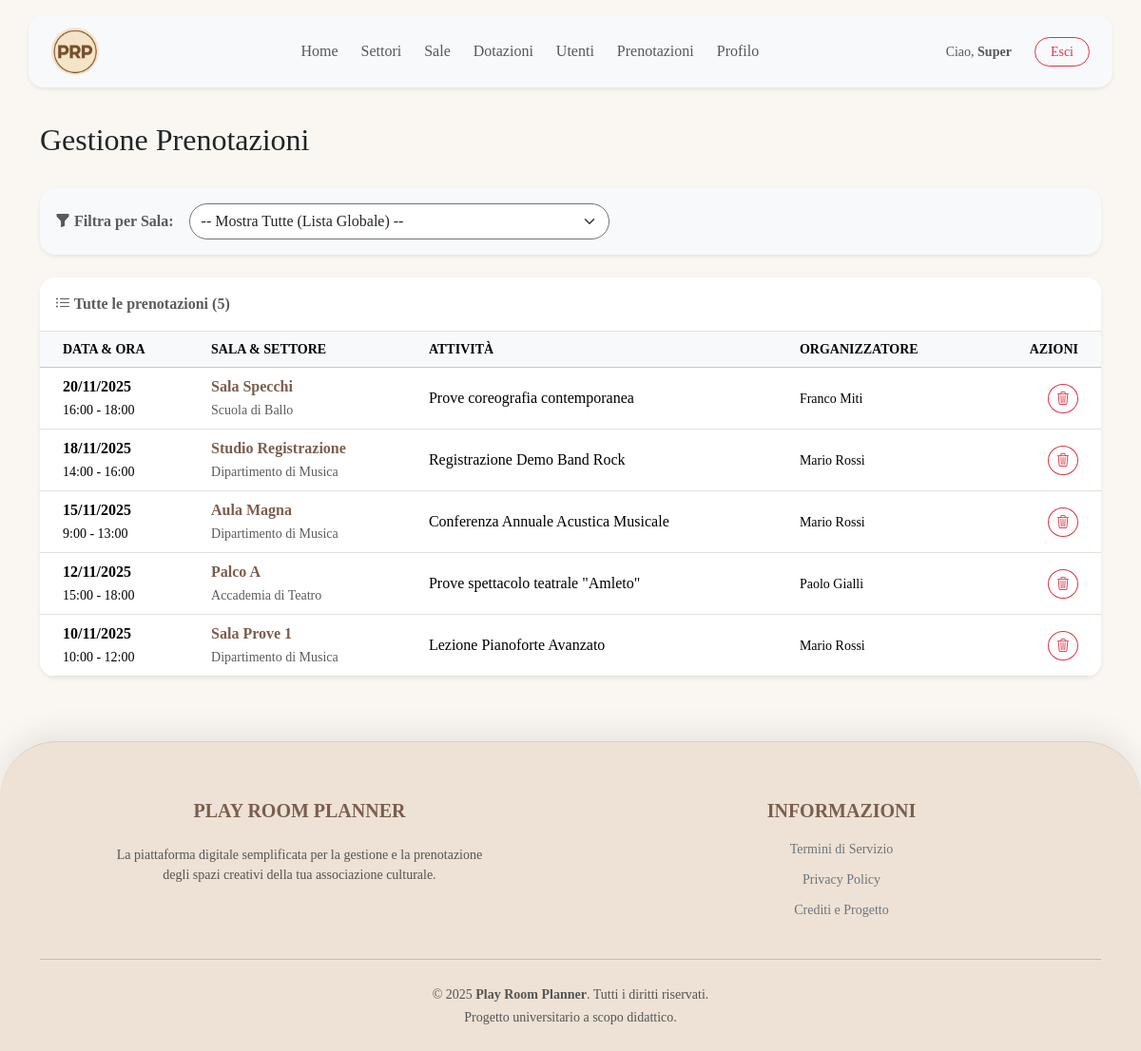
The page /frontend/admin_prenotazioni.php (signed in) on the database its author committed.
### tables this page shows
CREATE TABLE PRENOTAZIONE (
    id_settore INT NOT NULL,
    nome_sala VARCHAR(50) NOT NULL,
    data DATE NOT NULL,
    ora INT NOT NULL CHECK (ora BETWEEN 9 AND 23),
    
    durata INT NOT NULL CHECK (durata > 0),
    attivita VARCHAR(255) NULL,
    id_organizzatore INT NOT NULL,
    
    PRIMARY KEY (id_settore, nome_sala, data, ora),
    
    FOREIGN KEY (id_settore, nome_sala) REFERENCES SALA(id_settore, nome_sala)
        ON DELETE NO ACTION  
        ON UPDATE CASCADE,
    FOREIGN KEY (id_organizzatore) REFERENCES UTENTE(id_utente)
        ON DELETE NO ACTION  
        ON UPDATE CASCADE
);

CREATE TABLE SALA (
    id_settore INT NOT NULL,
    nome_sala VARCHAR(50) NOT NULL,
    capienza_max INT NOT NULL CHECK (capienza_max > 0),
    
    PRIMARY KEY (id_settore, nome_sala),
    FOREIGN KEY (id_settore) REFERENCES SETTORE(id_settore)
        ON DELETE CASCADE  
        ON UPDATE CASCADE
);

CREATE TABLE SETTORE (
    id_settore INT PRIMARY KEY AUTO_INCREMENT,
    nome VARCHAR(50) NOT NULL UNIQUE,
    tipo VARCHAR(50) NOT NULL CHECK (tipo IN ('musica', 'teatro', 'ballo')),
    num_iscritti INT DEFAULT 0,
    id_responsabile INT NULL UNIQUE
);

CREATE TABLE UTENTE (
    id_utente INT PRIMARY KEY AUTO_INCREMENT,
    nome VARCHAR(50) NOT NULL,
    cognome VARCHAR(50) NOT NULL,
    data_nascita DATE NOT NULL,
    ruolo VARCHAR(20) NULL CHECK (ruolo IN ('docente', 'allievo', 'tecnico')),
    email VARCHAR(100) NOT NULL UNIQUE,
    password_hash VARCHAR(255) NOT NULL,
    foto VARCHAR(255) NULL,
    
    anni_servizio INT NULL CHECK (anni_servizio IS NULL OR anni_servizio >= 0),
    data_nomina DATE NULL,
    is_responsabile BOOLEAN NOT NULL DEFAULT FALSE,
    is_admin BOOLEAN NOT NULL DEFAULT FALSE,
    
    id_settore INT NULL,
    FOREIGN KEY (id_settore) REFERENCES SETTORE(id_settore)
        ON DELETE NO ACTION  
        ON UPDATE CASCADE
);

### frontend/admin_prenotazioni.php (the view, shortened to what the rows shown need)
<?php
require_once __DIR__ . '/../common/function.php';
$sale_disponibili = getAllSaleGlobal($cid);
$filtro_sala = isset($_GET['sala']) ? $_GET['sala'] : '';
$data_rif = isset($_GET['week']) ? $_GET['week'] : date('Y-m-d');
$elenco_lista = [];
$sala_selezionata_info = null;
$timestamp_rif = strtotime($data_rif);
$lunedi_settimana = date('Y-m-d', strtotime('monday this week', $timestamp_rif));
$domenica_settimana = date('Y-m-d', strtotime('sunday this week', $timestamp_rif));
if ($filtro_sala) {
    $parts = explode('|', $filtro_sala);
    if (count($parts) === 2) {
        $id_sett_sel = (int)$parts[0];
        $nome_sala_sel = $parts[1];
        foreach ($sale_disponibili as $s) {
            if ($s['id_settore'] == $id_sett_sel && $s['nome_sala'] == $nome_sala_sel) {
                $sala_selezionata_info = $s;
                break;
            }
        }
        $prenotazioni_griglia = getPrenotazioniGriglia($cid, $id_sett_sel, $nome_sala_sel, $lunedi_settimana, $domenica_settimana);
    }
} else {
    $elenco_lista = getAllPrenotazioniAdmin($cid);
}
?>
<!DOCTYPE html>
<html lang="it" class="h-100">
<?php require ROOT_PATH . "/common/header.php" ?>
<body class="d-flex flex-column h-100">
    <?php include ROOT_PATH . '/common/navbar.php'; ?>
    <div class="flex-shrink-0 container py-5">
        <div class="d-flex justify-content-between align-items-center mb-4">
            <h2>Gestione Prenotazioni</h2>
        </div>
        <?php if ($filtro_sala && $sala_selezionata_info): ?>
            <div class="card shadow-sm border-0 rounded-4 overflow-hidden">
                <div class="table-responsive">
                    <table class="table calendar-table mb-0 text-center align-middle">
                        <thead>
                            <tr>
                                <th class="align-middle" style="width: 40px;">Ora</th>
                                <?php
                                $giorni_it = ['Lunedì', 'Martedì', 'Mercoledì', 'Giovedì', 'Venerdì', 'Sabato', 'Domenica'];
                                for ($i = 0; $i < 7; $i++) {
                                    $d = date('Y-m-d', strtotime($lunedi_settimana . " +$i days"));
                                    $giorno_str = date('d/m', strtotime($d));
                                    $nome_giorno = $giorni_it[$i];
                                    $class_th = ($d == date('Y-m-d')) ? 'bg-warning bg-opacity-25 text-dark' : '';
                                    echo "<th class='$class_th' style='width: 13%'>$nome_giorno<br><small class='fw-normal'>$giorno_str</small></th>";
                                }
                                ?>
                            </tr>
                        </thead>
                        <tbody>
                            <?php for ($ora = 9; $ora < 23; $ora++): ?>
                                <tr>
                                    <td class="align-middle fw-bold"><?php echo $ora; ?>:00</td>
                                    <?php for ($i = 0; $i < 7; $i++):
                                        $data_curr = date('Y-m-d', strtotime($lunedi_settimana . " +$i days"));
                                        if (isset($prenotazioni_griglia[$data_curr][$ora])) {
                                            $cell = $prenotazioni_griglia[$data_curr][$ora];
                                            $info = $cell['dati'];
                                            if ($cell['is_start']) {
                                                $durata = $info['durata'];
                                    ?>
                                                <td rowspan="<?php echo $durata; ?>" class="p-2 bg-info bg-opacity-10 border border-info border-opacity-25 position-relative">
                                                    <div class="d-flex flex-column justify-content-center align-items-center h-100 w-100" style="min-height: <?php echo ($durata * 40); ?>px;">
                                                        <?php if ($durata == 1): ?>
                                                            <div class="dropdown w-100 h-100 d-flex align-items-center justify-content-between px-2">
                                                                <span class="fw-bold text-dark small text-truncate text-start" style="max-width: 80%;">
                                                                    <?php echo htmlspecialchars($info['attivita']); ?>
                                                                </span>
                                                                <button class="btn btn-sm btn-link text-dark p-0 text-decoration-none" type="button" data-bs-toggle="dropdown" aria-expanded="false">
                                                                    <i class="bi bi-three-dots-vertical"></i>
                                                                </button>
                                                                <ul class="dropdown-menu shadow border-0">
                                                                    <li class="px-3 py-2">
                                                                        <h6 class="dropdown-header p-0 fw-bold text-dark">Dettagli Prenotazione</h6>
                                                                        <div class="small text-muted" style="min-width: 200px;">
                                                                            <i class="bi bi-person-fill"></i> Org: <?php echo htmlspecialchars($info['nome_org'] . ' ' . $info['cognome_org']); ?><br>
                                                                            <i class="bi bi-clock"></i> <?php echo $info['ora']; ?>:00 - <?php echo $info['ora'] + $durata; ?>:00
                                                                        </div>
                                                                    </li>
                                                                    <li>
                                                                        <hr class="dropdown-divider">
                                                                    </li>
                                                                    <li>
                                                                        <div class="d-flex justify-content-center">
                                                                            <form action="<?php echo BASE_URL; ?>backend/admin_prenotazioni_exe.php" method="POST" class="px-2 pb-1" onsubmit="return confirm('Eliminare questa prenotazione?');">
                                                                                <input type="hidden" name="action" value="delete">
                                                                                <input type="hidden" name="id_settore" value="<?php echo $info['id_settore']; ?>">
                                                                                <input type="hidden" name="nome_sala" value="<?php echo htmlspecialchars($info['nome_sala']); ?>">
                                                                                <input type="hidden" name="data" value="<?php echo $info['data']; ?>">
                                                                                <input type="hidden" name="ora" value="<?php echo $info['ora']; ?>">
                                                                                <button type="submit" class="btn btn-outline-danger btn-sm py-0 px-2 rounded-pill shadow-sm">
                                                                                    <i class="bi bi-trash3"></i> Elimina
                                                                                </button>
                                                                            </form>
                                                                        </div>
                                                                    </li>
                                                                </ul>
                                                            </div>
                                                        <?php else: ?>
                                                            <div class="fw-bold text-dark lh-sm mb-1 text-truncate px-1" style="max-width: 100%;">
                                                                <?php echo htmlspecialchars($info['attivita']); ?>
                                                            </div>
                                                            <div class="small text-muted mb-2">
                                                                <i class="bi bi-person-fill"></i>
                                                                <?php echo htmlspecialchars($info['nome_org'] . ' ' . substr($info['cognome_org'], 0, 1) . '.'); ?>
                                                            </div>
                                                            <form action="<?php echo BASE_URL; ?>backend/admin_prenotazioni_exe.php" method="POST" onsubmit="return confirm('Eliminare questa prenotazione?');">
                                                                <input type="hidden" name="action" value="delete">
                                                                <input type="hidden" name="id_settore" value="<?php echo $info['id_settore']; ?>">
                                                                <input type="hidden" name="nome_sala" value="<?php echo htmlspecialchars($info['nome_sala']); ?>">
                                                                <input type="hidden" name="data" value="<?php echo $info['data']; ?>">
                                                                <input type="hidden" name="ora" value="<?php echo $info['ora']; ?>">
                                                                <button type="submit" class="btn btn-outline-danger btn-sm py-0 px-2 rounded-pill shadow-sm" style="font-size: 0.7rem;">
                                                                    <i class="bi bi-trash3"></i> Elimina
                                                                </button>
                                                            </form>
                                                        <?php endif; ?>
                                                    </div>
                                                </td>
                                    <?php
                                            }
                                        } else {
                                            echo "<td>-</td>";
                                        }
                                    endfor; ?>
                                </tr>
                            <?php endfor; ?>
                        </tbody>
                    </table>
                </div>
            </div>
        <?php else: ?>
            <div class="card shadow-sm border-0 rounded-4 overflow-hidden">
                <div class="table-responsive">
                    <table class="table table-hover align-middle mb-0">
                        <thead class="table-light small text-muted text-uppercase">
                            <tr>
                                <th class="ps-4">Data & Ora</th>
                                <th>Sala & Settore</th>
                                <th>Attività</th>
                                <th>Organizzatore</th>
                                <th class="text-end pe-4">Azioni</th>
                            </tr>
                        </thead>
                        <tbody class="border-top-0">
                            <?php if (count($elenco_lista) > 0): ?>
                                <?php foreach ($elenco_lista as $p):
                                    $is_passata = (strtotime($p['data']) < strtotime(date('Y-m-d')));
                                ?>
                                    <tr class="<?php echo $is_passata ? 'bg-light text-muted' : ''; ?>">
                                        <td class="ps-4">
                                            <span class="fw-bold d-block"><?php echo date("d/m/Y", strtotime($p['data'])); ?></span>
                                            <small><?php echo $p['ora']; ?>:00 - <?php echo $p['ora'] + $p['durata']; ?>:00</small>
                                        </td>
                                        <td>
                                            <span class="d-block fw-bold" style="color: #7A5E4E;"><?php echo htmlspecialchars($p['nome_sala']); ?></span>
                                            <small class="text-muted"><?php echo htmlspecialchars($p['nome_settore']); ?></small>
                                        </td>
                                        <td><?php echo htmlspecialchars($p['attivita']); ?></td>
                                        <td>
                                            <small><?php echo htmlspecialchars($p['nome_org'] . ' ' . $p['cognome_org']); ?></small>
                                        </td>
                                        <td class="text-end pe-4">
                                            <form action="<?php echo BASE_URL; ?>backend/admin_prenotazioni_exe.php" method="POST" onsubmit="return confirm('Eliminare definitivamente?');">
                                                <button type="submit" class="btn btn-outline-danger btn-sm rounded-circle"><i class="bi bi-trash3"></i></button>
                                            </form>
                                        </td>
                                    </tr>
                                <?php endforeach; ?>
                            <?php else: ?>
                                <tr>
                                    <td colspan="5" class="text-center py-5 text-muted">Nessuna prenotazione trovata.</td>
                                </tr>
                            <?php endif; ?>
                        </tbody>
                    </table>
                </div>
            </div>
        <?php endif; ?>
    </div>
</body>
</html>

### rows shown on the page
prenotazione: data "20/11/2025", ora "16", $p['ora'] + $p['durata'] "18", sala.nome_sala "Sala Specchi", settore.nome "Scuola di Ballo", attivita "Prove coreografia contemporanea", id_organizzatore.cognome "Franco Miti"
prenotazione: data "18/11/2025", ora "14", $p['ora'] + $p['durata'] "16", sala.nome_sala "Studio Registrazione", settore.nome "Dipartimento di Musica", attivita "Registrazione Demo Band Rock", id_organizzatore.cognome "Mario Rossi"
prenotazione: data "15/11/2025", ora "9", $p['ora'] + $p['durata'] "13", sala.nome_sala "Aula Magna", settore.nome "Dipartimento di Musica", attivita "Conferenza Annuale Acustica Musicale", id_organizzatore.cognome "Mario Rossi"
prenotazione: data "12/11/2025", ora "15", $p['ora'] + $p['durata'] "18", sala.nome_sala "Palco A", settore.nome "Accademia di Teatro", attivita "Prove spettacolo teatrale \"Amleto\"", id_organizzatore.cognome "Paolo Gialli"
prenotazione: data "10/11/2025", ora "10", $p['ora'] + $p['durata'] "12", sala.nome_sala "Sala Prove 1", settore.nome "Dipartimento di Musica", attivita "Lezione Pianoforte Avanzato", id_organizzatore.cognome "Mario Rossi"

### other values the page prints
$_SESSION['nome'] "Super"
count($elenco_lista) "5"
